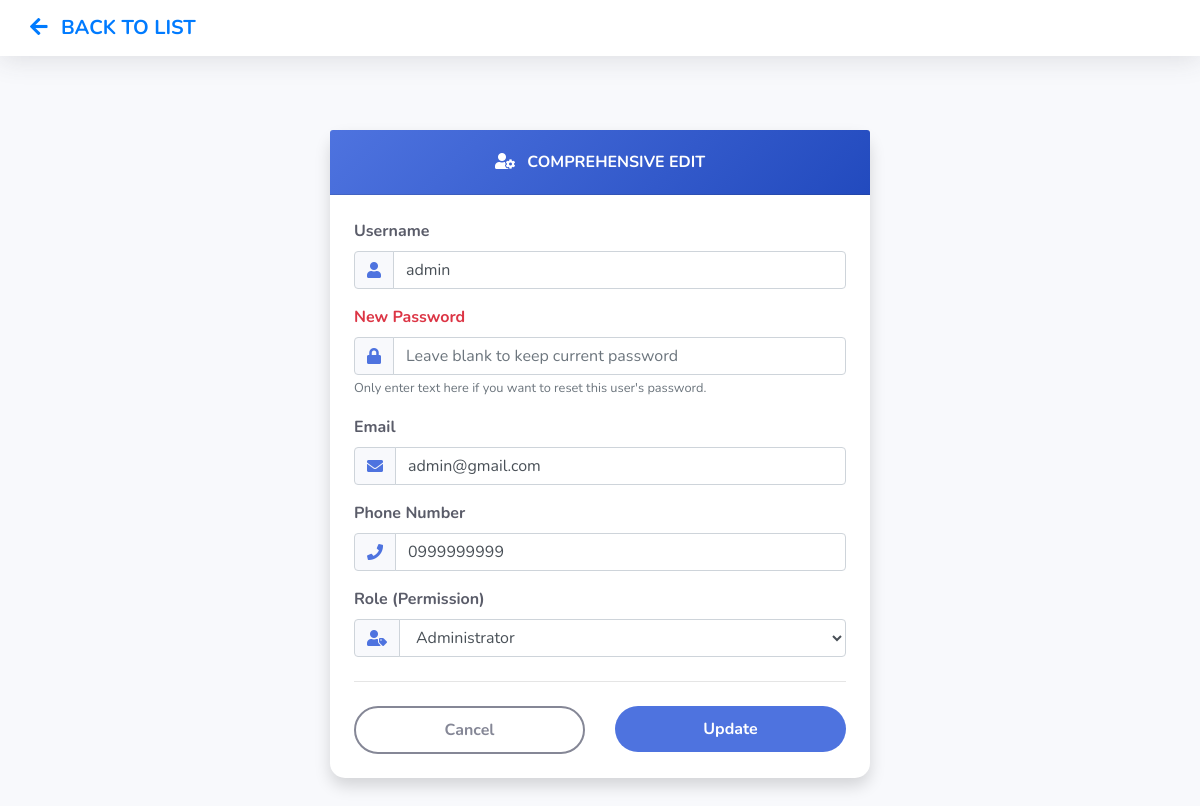
The app's page /edituser.php?id=1 (signed in) with its own data.
### tables this page shows
CREATE TABLE users (
        id INT AUTO_INCREMENT PRIMARY KEY,
        username VARCHAR(50) NOT NULL UNIQUE,
        password VARCHAR(255) NOT NULL,
        email VARCHAR(50) NOT NULL,
        phone VARCHAR(15) NOT NULL,
        role VARCHAR(20) NOT NULL DEFAULT 'sale',
        login_token VARCHAR(255),
        token_expire INT(11)
    );

### edituser.php (the view, shortened to what this page needs)
<?php
include "auth_check.php";
$id = intval($_GET["id"]);
$res = mysqli_query($link, "SELECT * FROM users WHERE id = $id");
$row = mysqli_fetch_assoc($res);
?>
<!DOCTYPE html>
<html lang="en">
<head>
    <link rel="stylesheet" href="https://stackpath.bootstrapcdn.com/bootstrap/4.3.1/css/bootstrap.min.css">
    <link rel="stylesheet" href="https://cdnjs.cloudflare.com/ajax/libs/font-awesome/5.15.3/css/all.min.css">
</head>
<body>
<nav class="navbar navbar-expand navbar-light navbar-custom fixed-top">
    <div class="container">
        <a class="navbar-brand text-primary font-weight-bold" href="employee.php">
            <i class="fas fa-arrow-left mr-2"></i> BACK TO LIST
        </a>
    </div>
</nav>
<div class="container" style="margin-top: 80px; margin-bottom: 50px;">
    <div class="row justify-content-center">
        <div class="col-lg-6 col-md-8">
            <div class="card card-custom">
                <div class="card-header card-header-custom">
                    <i class="fas fa-user-cog mr-2"></i> COMPREHENSIVE EDIT
                </div>
                <div class="card-body p-4">
                    <form action="" method="post">
                        <div class="form-group">
                            <label class="font-weight-bold">Username</label>
                            <div class="input-group">
                                <div class="input-group-prepend"><span class="input-group-text"><i class="fas fa-user"></i></span></div>
                                <input type="text" class="form-control" name="username" value="<?php echo htmlspecialchars($row['username']); ?>" required>
                            </div>
                        </div>
                        <div class="form-group">
                            <label class="font-weight-bold text-danger">New Password</label>
                            <div class="input-group">
                                <div class="input-group-prepend"><span class="input-group-text"><i class="fas fa-lock"></i></span></div>
                                <input type="password" class="form-control" name="password" placeholder="Leave blank to keep current password">
                            </div>
                            <small class="text-muted">Only enter text here if you want to reset this user's password.</small>
                        </div>
                        <div class="form-group">
                            <label class="font-weight-bold">Email</label>
                            <div class="input-group">
                                <div class="input-group-prepend"><span class="input-group-text"><i class="fas fa-envelope"></i></span></div>
                                <input type="email" class="form-control" name="email" value="<?php echo htmlspecialchars($row['email']); ?>" required>
                            </div>
                        </div>
                        <div class="form-group">
                            <label class="font-weight-bold">Phone Number</label>
                            <div class="input-group">
                                <div class="input-group-prepend"><span class="input-group-text"><i class="fas fa-phone"></i></span></div>
                                <input type="text" class="form-control" name="phone" value="<?php echo htmlspecialchars($row['phone']); ?>" required>
                            </div>
                        </div>
                        <div class="form-group">
                            <label class="font-weight-bold">Role (Permission)</label>
                            <div class="input-group">
                                <div class="input-group-prepend"><span class="input-group-text"><i class="fas fa-user-tag"></i></span></div>
                                <select name="role" class="form-control">
                                    <option value="admin" <?php if($row['role'] == 'admin') echo 'selected'; ?>>Administrator</option>
                                </select>
                            </div>
                        </div>
                        <hr class="my-4">
                        <div class="row">
                            <div class="col-6"><a href="employee.php" class="btn btn-back text-center">Cancel</a></div>
                            <div class="col-6"><button type="submit" name="update" class="btn btn-update">Update</button></div>
                        </div>
                    </form>
                </div>
            </div>
        </div>
    </div>
</div>
</body>
</html>

### edituser.php (style rules this page uses)
body { background-color: #f8f9fc; font-family: 'Nunito', sans-serif; color: #5a5c69; }
.navbar-custom { background-color: #fff; box-shadow: 0 .15rem 1.75rem 0 rgba(58,59,69,.15); }
.card-custom { border: none; border-radius: 15px; box-shadow: 0 0.5rem 1rem rgba(0,0,0,0.15); margin-top: 50px; }
.card-header-custom { background: linear-gradient(135deg, #4e73df 0%, #224abe 100%); color: white; padding: 20px; font-weight: 700; text-align: center; border-radius: 15px 15px 0 0; }
.btn-update { background-color: #4e73df; color: white; border-radius: 50px; padding: 10px 30px; font-weight: bold; width: 100%; }
.btn-back { border-radius: 50px; width: 100%; border: 2px solid #858796; color: #858796; font-weight: bold; padding: 10px 30px; }
.input-group-text { background-color: #f8f9fc; color: #4e73df; border: 1px solid #ced4da; }

### records on screen
users: username "admin", email "admin@gmail.com", phone "0999999999", role "Administrator"
